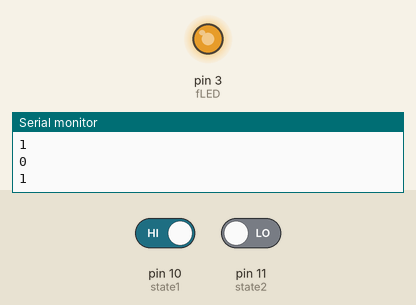
Bench run of a sketch on a simulated Arduino Uno, built with avr-gcc and run on an emulated ATmega328P. On the bench: output pins drawn as LEDs (lit = HIGH), the last lines printed to the serial monitor. The inputs (shaded band) are chosen by the test bench; at power-on: pin 11 (state2) LOW, pin 10 (state1) HIGH.

Above: at 1.2 s.
1.3 s: pin 11 (state2) driven HIGH
At 2.1 s:
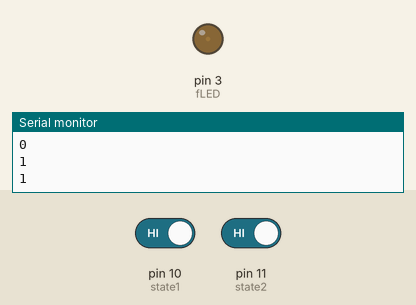
4.3 s: pin 10 (state1) driven LOW
7.3 s: pin 10 (state1) driven HIGH
At 9.71 s:
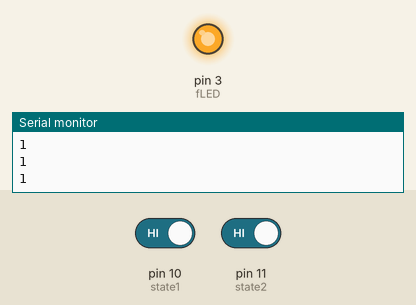
10.3 s: pin 11 (state2) driven LOW
Timing chart, 0 to 13.9 s (numbered marks = the images above; inputs shaded):
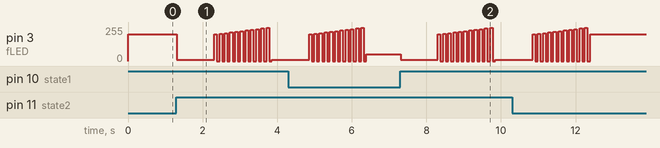

The sketch:

ControlLED.ino
```cpp
const int state1 = 10;
const int state2 = 11;
const int fLED = 3;

int i;
int stateLED1 = 0;
int stateLED2 = 0;
int fBright = 200;
int indexLED = 70;

void setup()
{
  pinMode(state1, INPUT);
  pinMode(state2, INPUT);
  pinMode(fLED, OUTPUT);
  Serial.begin(9600);
}

void loop()
{
  stateLED1 = digitalRead(state1);
  stateLED2 = digitalRead(state2);
  Serial.println(stateLED1);
  Serial.println(stateLED2);
  Serial.println();
  if ((stateLED1 == 0) && (stateLED2 == 1)) {
    analogWrite(fLED, 50);
  }
  else if ((stateLED1 == 1) && (stateLED2 == 0)) {
    analogWrite(fLED, fBright);
  }
  else if ((stateLED1 == 1) && (stateLED2 == 1)) {
  analogWrite(fLED, 10); delay(1000);
    for (i = 0; i <= 10; i++) {
      analogWrite(fLED, fBright);
      delay(indexLED);
      analogWrite(fLED, 0);
      delay(indexLED);
      fBright+=5;
    }
    fBright=200;
  }
  else {
    analogWrite(fLED, 0);
  }
}
```

Source omitted: batman.c (data table, 93405 bytes), batman2.c (data table, 31359 bytes), rabbit.c (data table, 106132 bytes)
